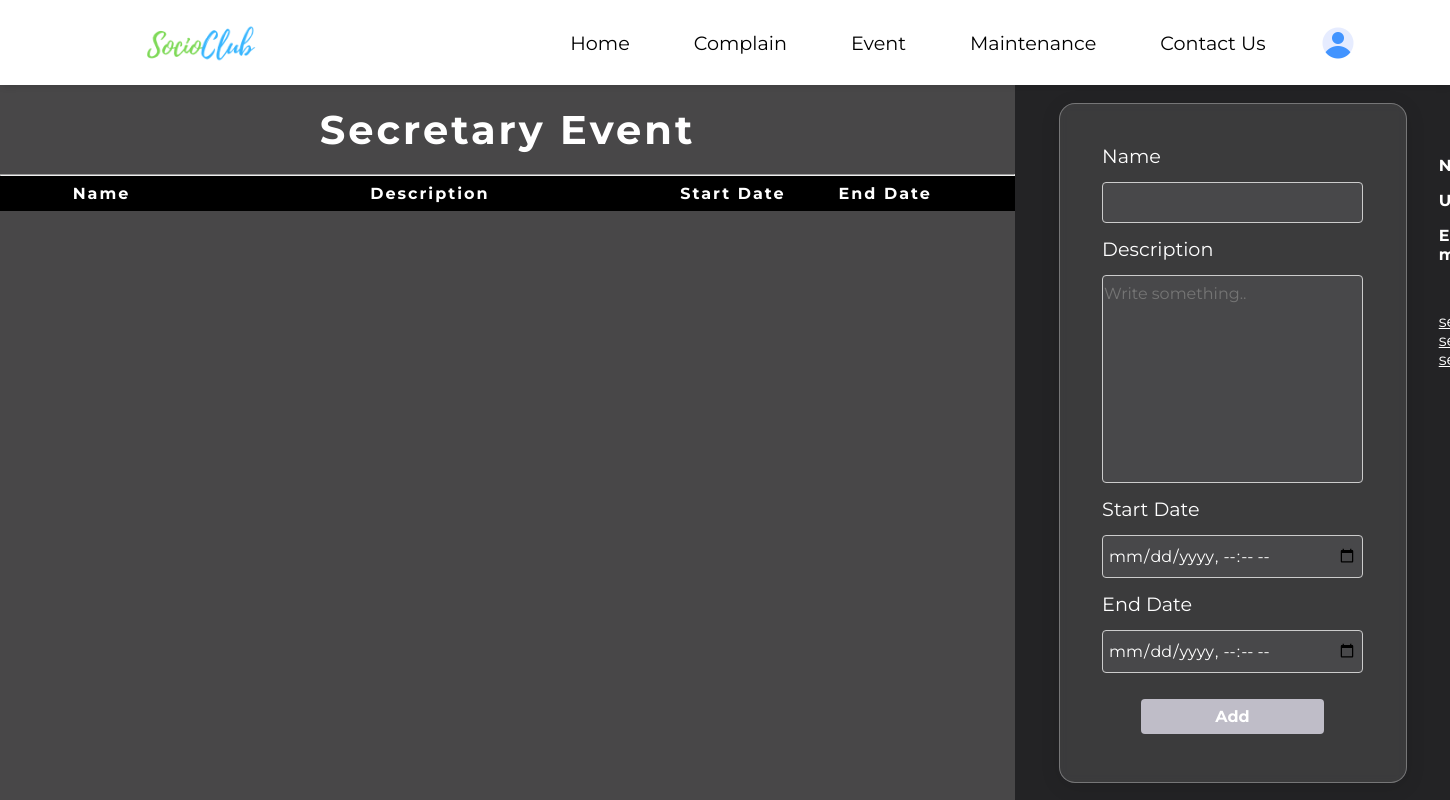
Before: /sec_event/ (signed in) with the older database file.
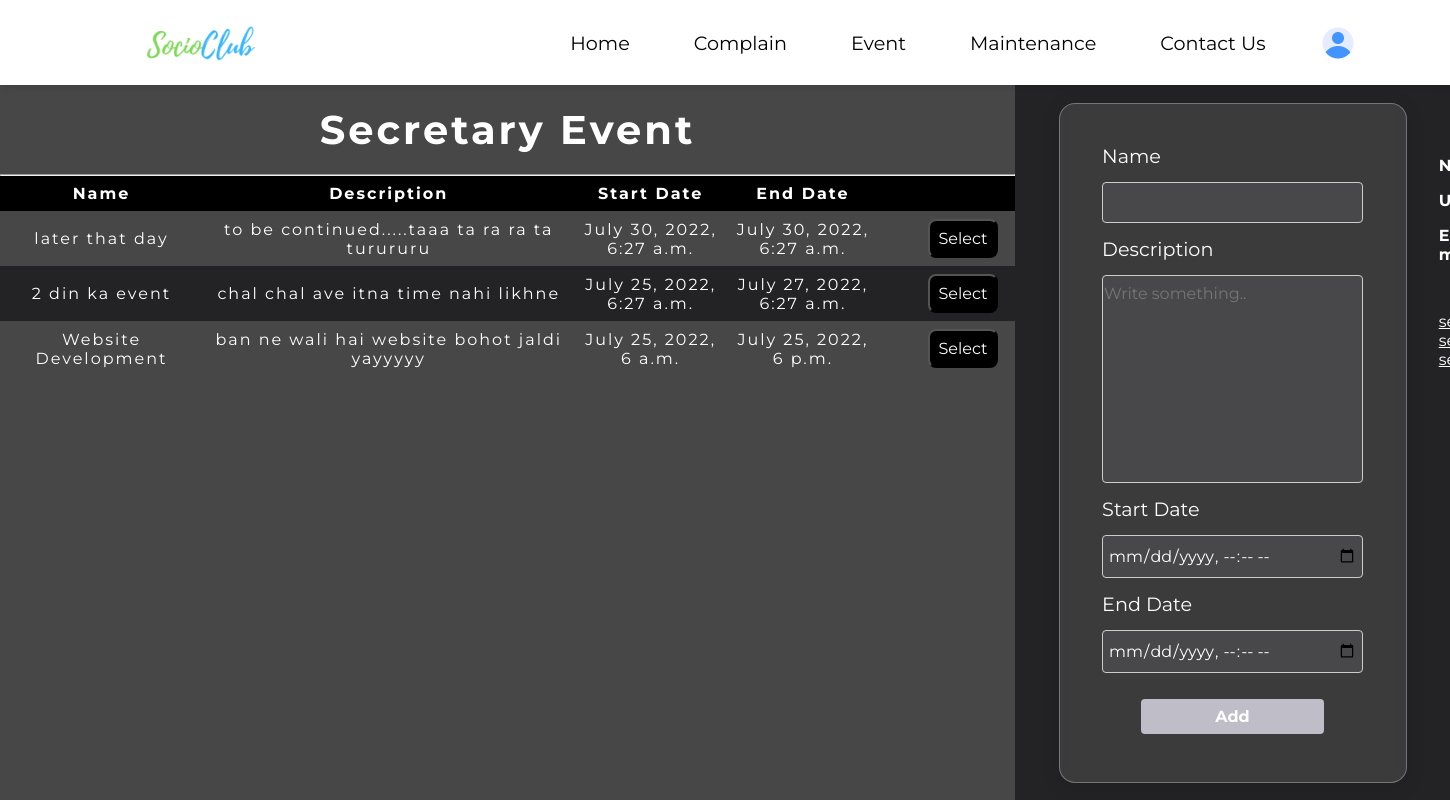
After: the same page with the newer database file.
### user_data/models.py (models this page shows)
class Event(models.Model):
    society_name = models.ForeignKey(Society, on_delete=models.CASCADE)
    event_name = models.CharField(max_length=100)
    event_description = models.TextField(max_length=500)
    event_start_date = models.DateTimeField()
    event_end_date = models.DateTimeField()
    def __str__(self):
        return str(self.event_name) + ' ' + str(self.event_start_date)

### SocioClub/views.py (the view, shortened to what this page needs)
# urls.py: path('sec_event/', views.sec_event , name = "sec_event"),
def  sec_event(request):
    society_name = User_Detail.objects.get(user=request.user).society_name
    events = Event.objects.filter(society_name = society_name).order_by('-event_start_date')
    return render (request, "sec-event.html", {'events': events})

### templates/sec-event.html (shortened to what this page needs)
{% extends "base.html" %}
{% load static %}
{% url 'login' as login %}
{%block cssblock%}
<link rel="stylesheet" href="{% static 'css/sec-event.css'%}"> {%endblock%}
{% block mainblock %}
<div class="sec-container">
    <div class="sec-left">
        <h3>Secretary Event</h3>
        <hr>
        <div class="only-table-main">
            <table>
                <thead>
                    <tr>
                        <th class="name">Name</th>
                        <th class="desc">Description</th>
                        <th class="date">Start Date</th>
                        <th class="date">End Date</th>
                        <th></th>
                    </tr>
                </thead>
                <tbody>
                    {% for e in events %}
                    <tr>
                        <td class="name">{{e.event_name}}</td>
                        <td class="desc">{{e.event_description}}</td>
                        <td class="date">{{e.event_start_date}}</td>
                        <td class="date">{{e.event_end_date}}</td>
                        <td> <button class="select-btn">Select</button></td>
                    </tr>
                    {% endfor %}
                </tbody>
            </table>
        </div>
    </div>
    <div class="sec-right">
        <div class="sec-right-form">
            <form method="POST" action="{% url 'sec_event' %}">
                <label>Name</label>
                <input type="text" name="event_name" maxlength="100">
                <label>Description</label>
                <textarea id="details" name="event_description" rows="10" placeholder="Write something.." maxlength="500" required></textarea>
                <label>Start Date</label>
                <input type="datetime-local" name="event_start_date">
                <label>End Date</label>
                <input type="datetime-local" name="event_end_date">
                <input type="submit" value="Add">
            </form>
        </div>
    </div>
</div>
{% endblock %}

Changed rows visible on the page:
added Event: event_name "later that day", event_description "to be continued.....taaa ta ra ra ta turururu", event_start_date "July 30, 2022, 6:27 a.m.", event_end_date "July 30, 2022, 6:27 a.m."
added Event: event_name "2 din ka event", event_description "chal chal ave itna time nahi likhne", event_start_date "July 25, 2022, 6:27 a.m.", event_end_date "July 27, 2022, 6:27 a.m."
added Event: event_name "Website Development", event_description "ban ne wali hai website bohot jaldi yayyyyy", event_start_date "July 25, 2022, 6 a.m.", event_end_date "July 25, 2022, 6 p.m."
